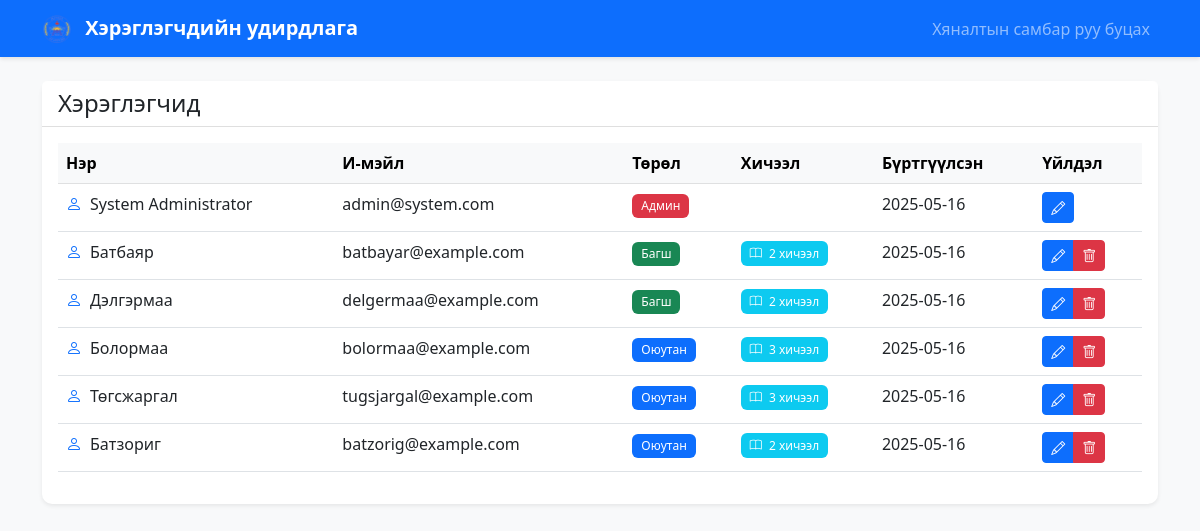
Screenshot of /users/manage.php (signed in) with the database file from the repository.
### tables this page shows
CREATE TABLE IF NOT EXISTS users (
    id INT AUTO_INCREMENT PRIMARY KEY,
    name VARCHAR(255) NOT NULL,
    email VARCHAR(255) NOT NULL UNIQUE,
    password VARCHAR(255) NOT NULL,
    role ENUM('admin', 'teacher', 'student') NOT NULL,
    created_at TIMESTAMP DEFAULT CURRENT_TIMESTAMP
);

### users/manage.php (the view, shortened to what this page needs)
<?php
require_once '../db.php';
$stmt = $conn->prepare("
    SELECT
        u.id,
        u.name,
        u.email,
        u.role,
        u.created_at,
        (SELECT COUNT(*) FROM courses WHERE teacher_id = u.id) as course_count,
        (SELECT COUNT(*) FROM course_enrollments WHERE student_id = u.id) as enrolled_courses
    FROM users u
    ORDER BY u.created_at DESC
");
$stmt->execute();
$users = $stmt->get_result()->fetch_all(MYSQLI_ASSOC);
?>
<!DOCTYPE html>
<html lang="mn">
<head>
    <link href="https://cdn.jsdelivr.net/npm/bootstrap@5.3.0/dist/css/bootstrap.min.css" rel="stylesheet">
    <link rel="stylesheet" href="https://cdn.jsdelivr.net/npm/bootstrap-icons@1.7.2/font/bootstrap-icons.css">
    <link rel="stylesheet" href="../css/style.css">
</head>
<body class="bg-light">
    <nav class="navbar navbar-expand-lg navbar-dark bg-primary">
        <div class="container">
            <a class="navbar-brand" href="../dashboard/admin.php">
                <img src="../assets/logo.png" alt="Logo" height="30" class="d-inline-block align-text-top me-2">
                Хэрэглэгчдийн удирдлага
            </a>
            <div class="collapse navbar-collapse" id="navbarNav">
                <ul class="navbar-nav ms-auto">
                    <li class="nav-item">
                        <a class="nav-link" href="../dashboard/admin.php">Хяналтын самбар руу буцах</a>
                    </li>
                </ul>
            </div>
        </div>
    </nav>
    <div class="container mt-4">
        <div class="card shadow-sm">
            <div class="card-header bg-white">
                <h4 class="mb-0">Хэрэглэгчид</h4>
            </div>
            <div class="card-body">
                <div class="table-responsive">
                    <table class="table table-hover">
                        <thead class="table-light">
                            <tr>
                                <th>Нэр</th>
                                <th>И-мэйл</th>
                                <th>Төрөл</th>
                                <th>Хичээл</th>
                                <th>Бүртгүүлсэн</th>
                                <th>Үйлдэл</th>
                            </tr>
                        </thead>
                        <tbody>
                            <?php foreach ($users as $user): ?>
                                <tr>
                                    <td>
                                        <div class="d-flex align-items-center">
                                            <i class="bi bi-person text-primary me-2"></i>
                                            <?php echo htmlspecialchars($user['name']); ?>
                                        </div>
                                    </td>
                                    <td><?php echo htmlspecialchars($user['email']); ?></td>
                                    <td>
                                        <span class="badge bg-<?php
                                            echo $user['role'] === 'admin' ? 'danger' :
                                                ($user['role'] === 'teacher' ? 'success' : 'primary');
                                        ?>">
                                            <?php
                                            echo $user['role'] === 'admin' ? 'Админ' :
                                                ($user['role'] === 'teacher' ? 'Багш' : 'Оюутан');
                                            ?>
                                        </span>
                                    </td>
                                    <td>
                                        <?php if ($user['role'] === 'teacher'): ?>
                                            <span class="badge bg-info">
                                                <i class="bi bi-book me-1"></i>
                                                <?php echo $user['course_count']; ?> хичээл
                                            </span>
                                        <?php elseif ($user['role'] === 'student'): ?>
                                            <span class="badge bg-info">
                                                <i class="bi bi-book me-1"></i>
                                                <?php echo $user['enrolled_courses']; ?> хичээл
                                            </span>
                                        <?php endif; ?>
                                    </td>
                                    <td><?php echo date('Y-m-d', strtotime($user['created_at'])); ?></td>
                                    <td>
                                        <div class="btn-group">
                                            <button type="button"
                                                    class="btn btn-primary btn-sm"
                                                    data-bs-toggle="modal"
                                                    data-bs-target="#editModal<?php echo $user['id']; ?>">
                                                <i class="bi bi-pencil"></i>
                                            </button>
                                            <?php if ($user['id'] != $_SESSION['user_id']): ?>
                                                <button type="button"
                                                        class="btn btn-danger btn-sm"
                                                        data-bs-toggle="modal"
                                                        data-bs-target="#deleteModal<?php echo $user['id']; ?>">
                                                    <i class="bi bi-trash"></i>
                                                </button>
                                            <?php endif; ?>
                                        </div>
                                    </td>
                                </tr>
                            <?php endforeach; ?>
                        </tbody>
                    </table>
                </div>
            </div>
        </div>
    </div>
</body>
</html>

### css/style.css (style rules this page uses)
body { min-height: 100vh; display: flex; flex-direction: column; }
.card { border: none; border-radius: 10px; }
.card-header { border-bottom: 1px solid rgba(0,0,0,.125); background-color: #fff; }
.table th { border-top: none; background-color: #f8f9fa; }
.btn-primary { background-color: #0d6efd; border-color: #0d6efd; }
.badge { padding: 0.5em 0.75em; font-weight: 500; }
.navbar { box-shadow: 0 2px 4px rgba(0,0,0,.1); }
.navbar-brand { font-weight: 600; }

### rows the page displays
users: name "System Administrator", email "admin@system.com", role "Админ", created_at "2025-05-16"
users: name "Батбаяр", email "batbayar@example.com", role "Багш", course_count "2", created_at "2025-05-16"
users: name "Дэлгэрмаа", email "delgermaa@example.com", role "Багш", course_count "2", created_at "2025-05-16"
users: name "Болормаа", email "bolormaa@example.com", role "Оюутан", enrolled_courses "3", created_at "2025-05-16"
users: name "Төгсжаргал", email "tugsjargal@example.com", role "Оюутан", enrolled_courses "3", created_at "2025-05-16"
users: name "Батзориг", email "batzorig@example.com", role "Оюутан", enrolled_courses "2", created_at "2025-05-16"
